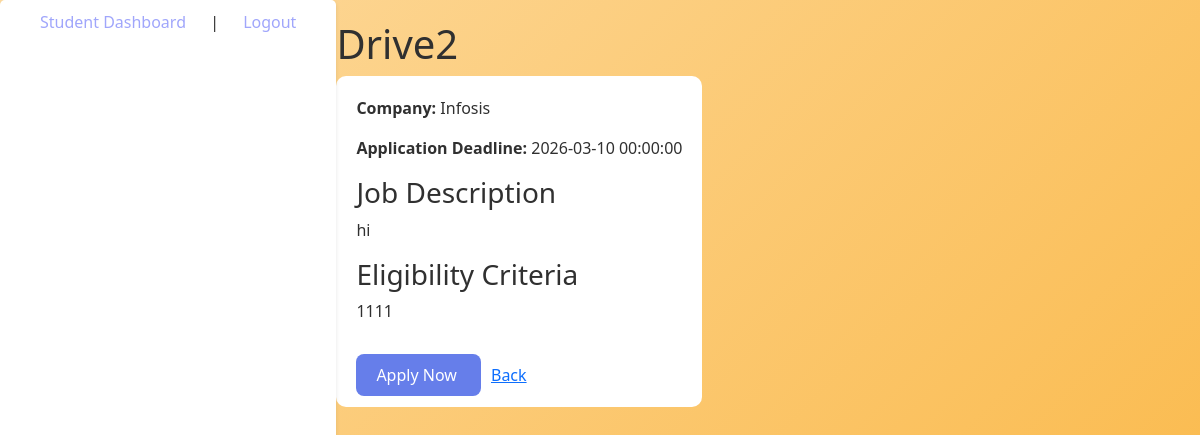
The app's page /student/drive/2 (signed in) with its own data.
### app.py (models this page shows)
class placementDrive(db.Model):
    __tablename__ = 'placementDrive'
    id = db.Column(db.Integer, primary_key=True)
    company_name = db.Column(db.String(100), nullable=False)
    job_role = db.Column(db.String(100), nullable=False)
    description = db.Column(db.Text, nullable=False)
    eligibility_criteria = db.Column(db.Text, nullable=False)
    application_deadline = db.Column(db.DateTime, nullable=False)
    status = db.Column(db.String(50), default='Pending')
    company_id = db.Column(db.Integer, db.ForeignKey('user.id'), nullable=False)

### app.py (the view)
@app.route('/student/drive/<int:drive_id>')
@login_required
def view_drive_details(drive_id):
    if current_user.role != 'student':
        return redirect(url_for('login'))
    drive = placementDrive.query.get(drive_id)
    if not drive or drive.status != "Approved":
        flash("Drive not available")
        return redirect(url_for('student_dashboard'))
    return render_template("student_drive_details.html", drive=drive)

### app.py (called while the page is built)
@login_manager.user_loader
def load_user(user_id):
    return User.query.get(int(user_id))

### templates/student_drive_details.html
{% extends 'base.html' %}
{% block content %}
<h1>{{ drive.job_role }}</h1>
<div style="background:white;padding:20px;border-radius:10px">
<p><b>Company:</b> {{ drive.company_name }}</p>
<p><b>Application Deadline:</b> {{ drive.application_deadline }}</p>
<h3>Job Description</h3>
<p>{{ drive.description }}</p>
<h3>Eligibility Criteria</h3>
<p>{{ drive.eligibility_criteria }}</p>
<br>
<a href="{{ url_for('apply_drive', drive_id=drive.id) }}"
style="background:#667eea;color:white;padding:10px 20px;border-radius:8px;text-decoration:none">
Apply Now
</a>
<a href="{{ url_for('student_dashboard') }}"
style="margin-left:10px">
Back
</a>
</div>
{% endblock %}

### templates/base.html (style rules this page uses)
* { margin: 0; padding: 0; box-sizing: border-box; }
body { font-family: 'Segoe UI', Tahoma, Geneva, Verdana, sans-serif; background: linear-gradient(135deg,#fdda9e 0%, #fab642 100%); min-height: 100vh; display: flex; color: #303030; }

### records on screen
placementDrive: job_role "Drive2", company_name "Infosis", application_deadline "2026-03-10 00:00:00", description "hi", eligibility_criteria "1111"
